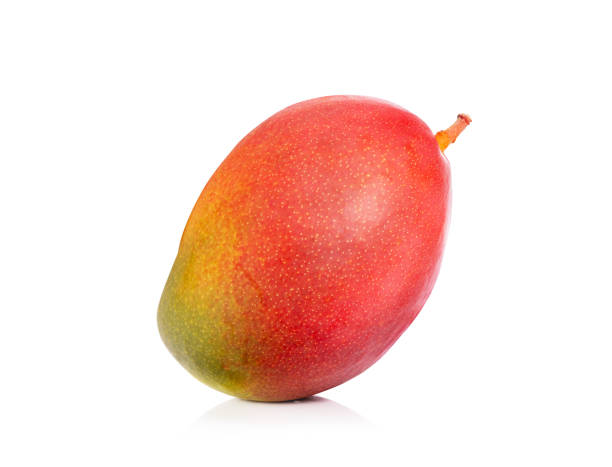
#> input picture ripe_mango.jpg, 612 x 467 px, found by its file name
$ jupyter execute testing.ipynb
#> lines starting #> are read from the running program, lines starting #| are printed output that depends on the picture; after the words box and inside, x2 and y2 are one past the last pixel; in counts of white or black regions, pixels touching at a corner belong together
#> in main, image is the input picture: shape (467, 612, 3); mean B, G, R 210.4, 218.1, 247.6
[cell 1]
import cv2
import numpy as np
from copy import deepcopy

[cell 2]
class FruitRipenessDetector:
    def __init__(self):
        self.kernelOpen = np.ones((5, 5), np.uint8)
        self.kernelClose = np.ones((20, 20), np.uint8)

        # Define HSV color ranges for different ripeness levels
        self.lower_green = np.array([35, 100, 50])
        self.upper_green = np.array([85, 255, 255])
        self.lower_yellow = np.array([20, 100, 100])
        self.upper_yellow = np.array([30, 255, 255])
        self.lower_red = np.array([0, 100, 100])
        self.upper_red = np.array([10, 255, 255])

    def preprocess_image(self, image):
        hsv_image = cv2.cvtColor(image, cv2.COLOR_BGR2HSV)
#> hsv_image: shape (467, 612, 3); mean H, S, V 7.9, 42.7, 247.7
        blurred_image = cv2.GaussianBlur(hsv_image, (7, 7), 0)
#> blurred_image: shape (467, 612, 3); mean H, S, V 7.9, 42.7, 247.7
        return blurred_image

    def find_contours(self, image):
        edge_img = deepcopy(image)
        edged = cv2.Canny(edge_img, 50, 100)
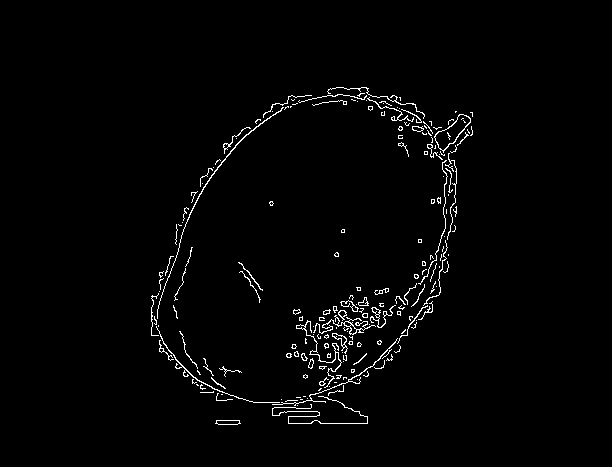
#> edged: shape (467, 612); 1.8% white in thin lines or dots, all inside (x1, y1, x2, y2) = (151, 87, 473, 425)
        edged = cv2.dilate(edged, self.kernelOpen, iterations=1)
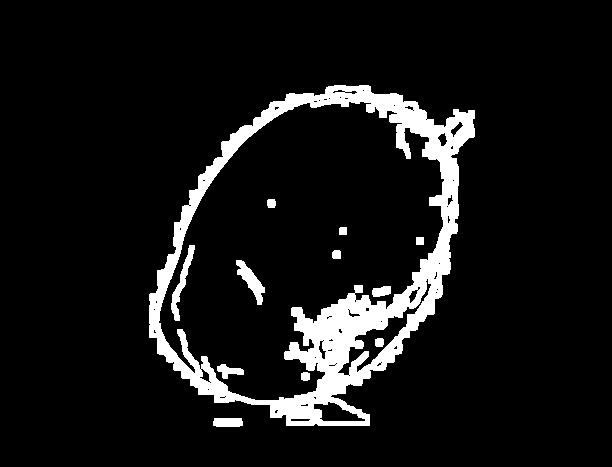
#> edged: shape (467, 612); 8.5% white; 12 white regions, largest, box (x1, y1, x2, y2) and area: (149, 85, 475, 426) 22197, (171, 245, 195, 321) 502, (236, 260, 265, 305) 500
        edged = cv2.erode(edged, self.kernelClose, iterations=1)
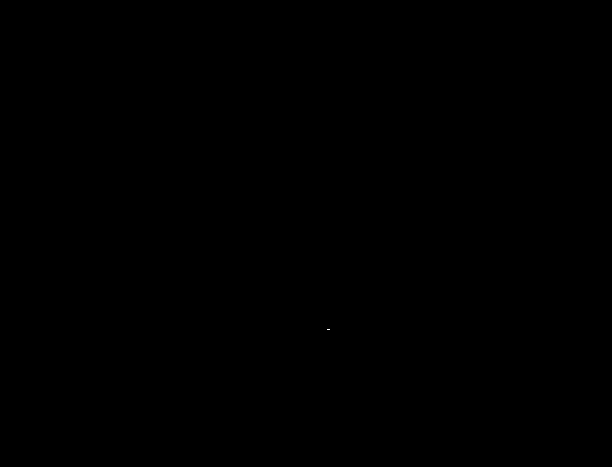
#> edged: shape (467, 612); 0% white in thin lines or dots, all inside (x1, y1, x2, y2) = (327, 329, 330, 330)
        contours, _ = cv2.findContours(edged.copy(), cv2.RETR_EXTERNAL, cv2.CHAIN_APPROX_SIMPLE)[-2:]
#> contours = [[[327, 329], [329, 329]]]
        return contours


    def apply_color_mask(self, hsv, lower_color, upper_color):
        mask = cv2.inRange(hsv, lower_color, upper_color)
        mask_open = cv2.morphologyEx(mask, cv2.MORPH_OPEN, self.kernelOpen)
        mask_close = cv2.morphologyEx(mask_open, cv2.MORPH_CLOSE, self.kernelClose)
        return mask_close

    def calculate_color_percentages(self, mask_close, crop_img):
        area = np.sum(mask_close == 255)
        total_area = crop_img.size / 3  # Divide by 3 for HSV channels
        return area / total_area if total_area else 0

    def determine_ripeness(self, red_percentage, yellow_percentage, green_percentage):
        if green_percentage > 0.5:
            return "Low Ripeness"
        elif yellow_percentage > 0.8:
            return "High Ripeness"
        else:
            return "Medium Ripeness"

    def process_image(self, image):
        hsv_image = self.preprocess_image(image)
        contours = self.find_contours(hsv_image)
#> contours = [[[327, 329], [329, 329]]]

        # Sort contours by area in descending order and remove small contours
        contours = sorted(contours, key=cv2.contourArea, reverse=True)
        if contours:
            # Focus on the largest contour
            largest_contour = contours[0]
#> largest_contour = [[327, 329], [329, 329]]
            x, y, w, h = cv2.boundingRect(largest_contour)
#> x = 327; y = 329; w = 3; h = 1
            crop_img = hsv_image[y:y+h, x:x+w]
#> crop_img = [[76, 213, 224], [93, 217, 224], [106, 218, 223]]

            # Apply color masks for red, green, and yellow segments within the fruit
            red_mask = self.apply_color_mask(crop_img, self.lower_red, self.upper_red) + \
                   self.apply_color_mask(crop_img, np.array([170, 50, 50]), np.array([180, 255, 255]))
#> in apply_color_mask, `mask = cv2.inRange(hsv, lower_color, upper_color)`: mask = [[0, 0, 0]]
#> red_mask = [[0, 0, 0]]
            green_mask = self.apply_color_mask(crop_img, self.lower_green, self.upper_green)
#> green_mask = [[0, 0, 0]]
            yellow_mask = self.apply_color_mask(crop_img, self.lower_yellow, self.upper_yellow)
#> yellow_mask = [[0, 0, 0]]

            # Calculate the percentage of each color present in the fruit
            red_percentage = self.calculate_color_percentages(red_mask, crop_img)
#> in calculate_color_percentages, `area = np.sum(mask_close == 255)`: area = 0
#> red_percentage = 0
            green_percentage = self.calculate_color_percentages(green_mask, crop_img)
#> green_percentage = 0
            yellow_percentage = self.calculate_color_percentages(yellow_mask, crop_img)
#> yellow_percentage = 0


            ripeness = self.determine_ripeness(red_percentage, yellow_percentage, green_percentage)
#> ripeness = 'Medium Ripeness'

            # Draw a rectangle around the fruit and label it with the ripeness level
            cv2.rectangle(image, (x, y), (x+w, y+h), (0, 255, 0), 2)
            cv2.putText(image, ripeness, (x, y-10), cv2.FONT_HERSHEY_SIMPLEX, 0.9, (36,255,12), 2)
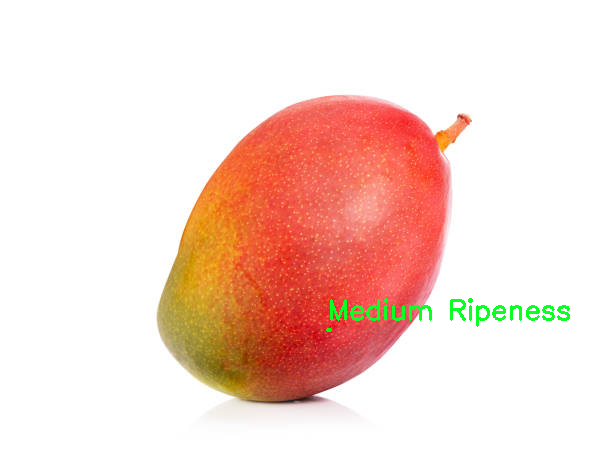
#> image: shape (467, 612, 3); mean B, G, R 209.5, 218.6, 246.1

        return image

[cell 3]
def main():
    # Load an image for testing
    image = cv2.imread("ripe_mango.jpg")

    detector = FruitRipenessDetector()
    processed_image = detector.process_image(image)

    cv2.imshow("Ripeness Detection", processed_image)

    while True:
        if cv2.waitKey(1) & 0xFF == ord('q'):
#> (key q is pressed here)
            break

    cv2.destroyAllWindows()
